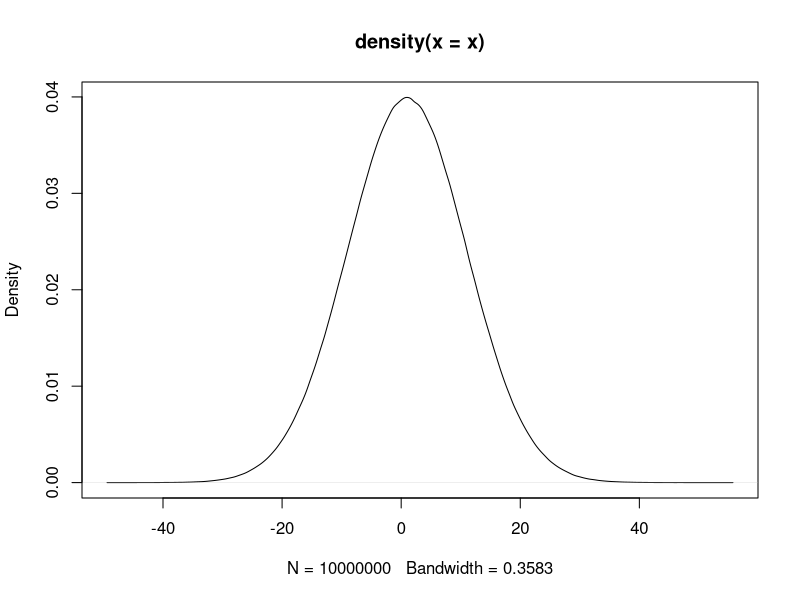

This figure's R source:
## ---- chunk 1
knitr::opts_chunk$set(echo = TRUE)
## ---- chunk 2
x.a <- rnorm(1000, 1, 10)

# 1.1 Filter OUT extreme values out of two standard deviations


# 1.2 Plotting the distribution of the remaining vector x.a


# 1.3 Calculate the 25% 50% and 75% quantile of vector x.a. (You may google "quantile r)


# 1.4 Get the sequence between 25% to 75% of x.a


## ---- chunk 3
x.b <- c("a", "b", "c", "d", "e", "f", "g", "h", "i", "j", "k")

# 2.1 Get only elements at odd positions

# 2.2 Truncate the first 2 elements and the last 2 elements

## ---- chunk 4
population <- c(158228, 126687, 228075, 204903, 308383)
town <- c("中正", "大同", "中山", "松山", "大安")

# 3.1 Sort the population, 
# the reuslt should be [1] 126687 158228 204903 228075 308383


# 3.2 Sort populations in decreasing order 
# (Google it or check help)
# Result: [1] 308383 228075 204903 158228 126687

# 3.3 Sort town names according to population in decreasing order
# Result: [1] "大安" "中山" "松山" "中正" "大同"


## ---- chunk 5
# 4.1 Print current time
# e.g., "2019-09-02 21:31:36 CST"


# 4.2 Check the data type of current time


# 4.3 Print today
# e.g., [1] "2019-09-02"


# 4.4 Check the data type of date


# 4.5 Write example to compare following functions: print(), cat(), and message() 


## ---- chunk 6
# 5.1 Using google to find out how to measure the runing time of the following code

x <- rnorm(10000000, 1, 10) 
plot(density(x))


## ---- chunk 7
a <- c(5, 5, 5, 5, 4, 4, 4, 3, 3, 1, 1, 1, 2, 2, 2)
b <- c(3, 3, 3, 4, 4, 4, 2, 2, 2, 4, 4, 1, 4, 1, 1)
df2 <- data.frame(a, b)

# sort df2 in orders of decreasing b then increasing a
df2 <- df2[order(df2$a, -df2$b),]

## ---- chunk 8
country <- c("CN", "US", "JP", "HK", "KR", "SG", "DE", "MY", "VN", "PH", "TH", "AU", "NL", "SA", "ID", "GB", "IN", "FR", "IT", "AE")

import <- c(26.142, 12.008, 7.032, 13.646, 4.589, 5.768, 2.131, 2.802, 3.428, 3.019, 1.976, 1.118, 1.624, 0.449, 0.983, 1.302, 1.027, 0.553, 0.670, 0.455)

export <- c(22.987, 12.204, 11.837, 7.739, 5.381, 4.610, 2.866, 2.784, 2.414, 2.092, 1.839, 1.788, 1.665, 1.409, 1.391, 1.075, 0.974, 0.899, 0.800, 0.728)

df <- data.frame(country, import, export)

